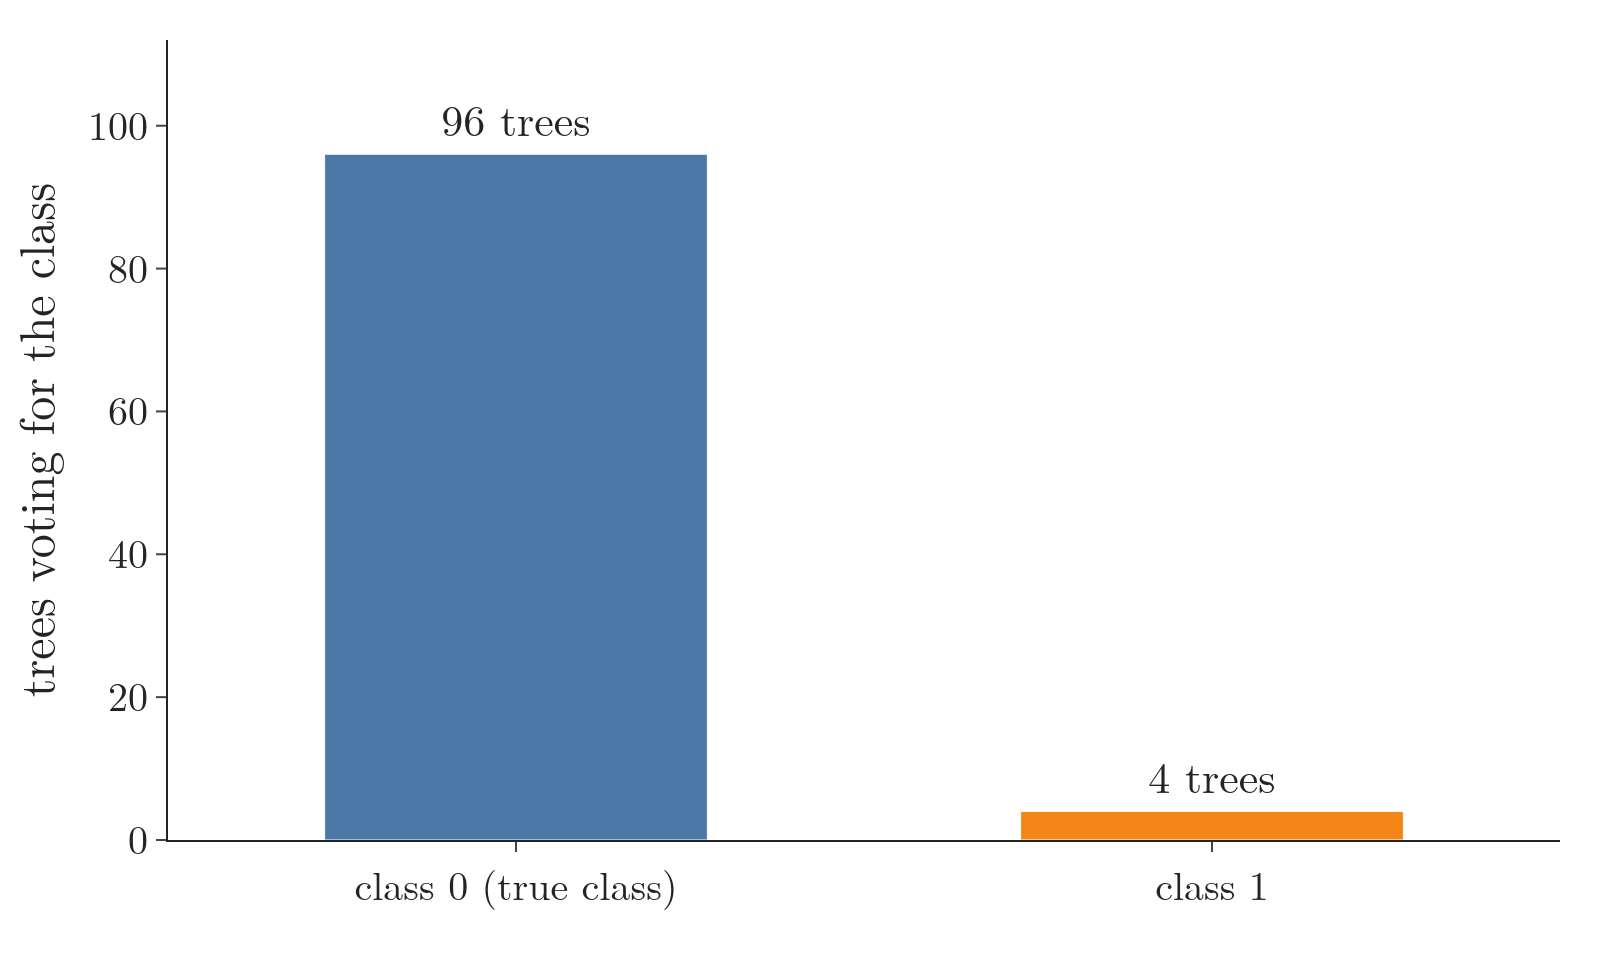

Generate this figure with Python:
"""Section 5.4: RandomForestClassifier(random_state=42) on the same 100 observations; how its 100 trees vote on the
query point (observation 7, true class 0). (Plotly)"""
from pathlib import Path

import numpy as np
import pandas as pd
import plotly.graph_objects as go
from sklearn.datasets import make_classification
from sklearn.ensemble import RandomForestClassifier

HERE = Path(__file__).parent
X, y = make_classification(n_samples=100, n_features=5, n_redundant=0, n_informative=5, n_clusters_per_class=1,
                           random_state=4)
df = pd.DataFrame(X, columns=["col1", "col2", "col3", "col4", "col5"]).round(3)
df["target"] = y
rf = RandomForestClassifier(random_state=42).fit(df.iloc[:, :5], df["target"])
q = df.iloc[[7], :5].to_numpy()
votes = np.array([int(t.predict(q)[0]) for t in rf.estimators_])
counts = np.bincount(votes, minlength=2)
assert len(votes) == 100 and rf.predict(df.iloc[[7], :5])[0] == 0
print("votes for class 0, 1:", counts, " forest proba:", rf.predict_proba(df.iloc[[7], :5])[0])
fig = go.Figure(go.Bar(x=["class 0 (true class)", "class 1"], y=counts, marker_color=["#4C78A8", "#F58518"],
                       text=[f"{c} trees" for c in counts], textposition="outside", textfont_size=22))
fig.update_yaxes(title="trees voting for the class", range=[0, 112])
fig.update_layout(template="simple_white", width=800, height=480, font=dict(family="Latin Modern Roman", size=20),
                  margin=dict(l=80, r=20, t=20, b=60), bargap=0.45)
fig.write_image(HERE / "forest_votes.png", scale=2)
fig.write_image(HERE / "forest_votes.pdf")
